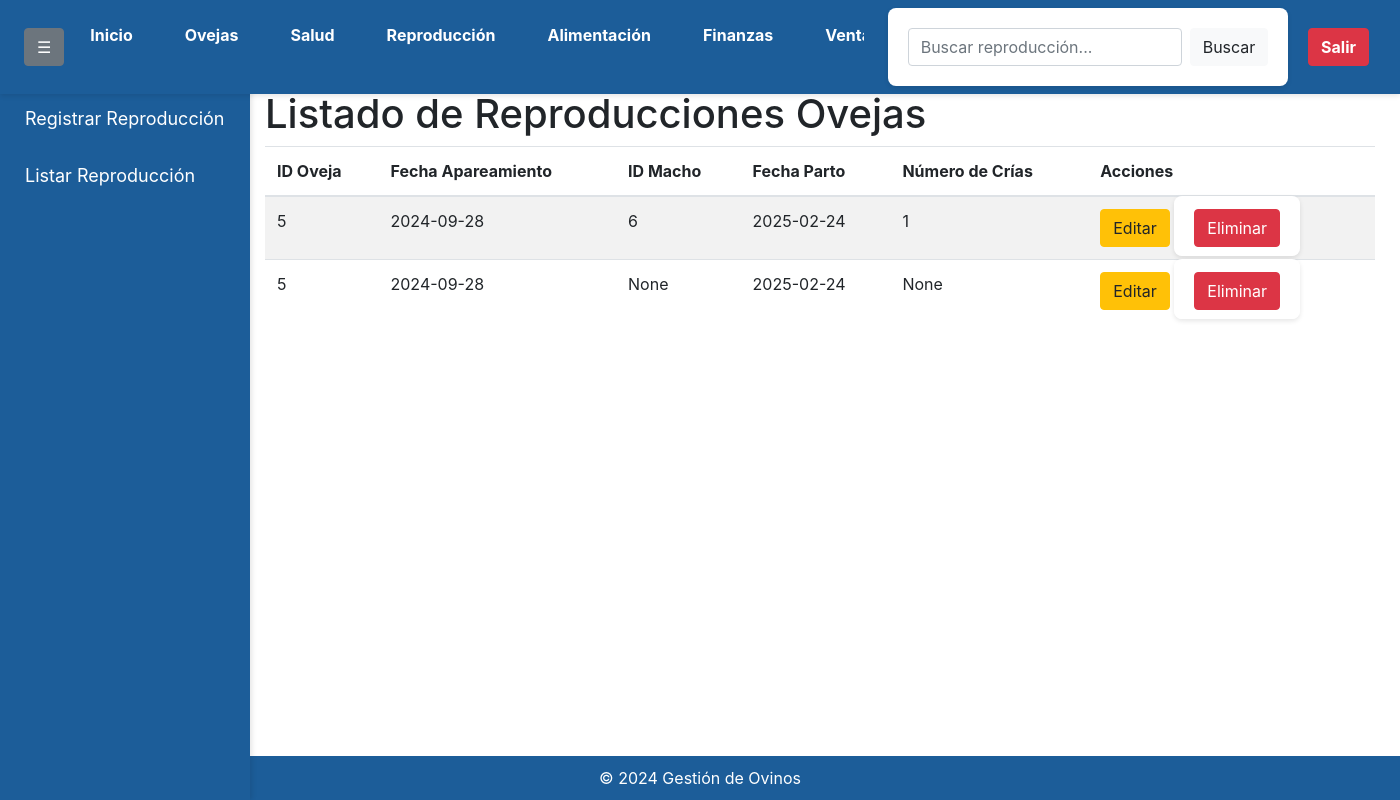
Page /listar_reproduccion (signed in) on the committed database.
### app/models.py (models this page shows)
class Reproduccion(db.Model):
    id = db.Column(db.Integer, primary_key=True)
    id_oveja = db.Column(db.Integer, db.ForeignKey('oveja.id'), nullable=False)
    fecha_apareamiento = db.Column(db.Date, nullable=False)
    id_macho = db.Column(db.Integer, db.ForeignKey('oveja.id'), nullable=True)
    fecha_parto = db.Column(db.Date, nullable=True)
    num_crias = db.Column(db.Integer, nullable=True)
    user_id = db.Column(db.Integer, db.ForeignKey('user.id'), nullable=False)
    oveja = db.relationship('Oveja', foreign_keys=[id_oveja], backref='reproducciones')
    macho = db.relationship('Oveja', foreign_keys=[id_macho], backref='reproducciones_macho')
    user = db.relationship('User', backref='reproducciones')

### app/routes.py (the view)
@app.route('/listar_reproduccion')
@login_required
def listar_reproduccion():
    search_query = request.args.get('search', '')  # Obtener el término de búsqueda desde la solicitud
    if search_query:
        reproducciones = Reproduccion.query.filter(
            (Reproduccion.id_oveja.contains(search_query)) |
            (Reproduccion.id_macho.contains(search_query)) |
            (Reproduccion.fecha_apareamiento.contains(search_query)) |
            (Reproduccion.fecha_parto.contains(search_query))
        ).filter_by(user_id=current_user.id).all()
    else:
        reproducciones = Reproduccion.query.filter_by(user_id=current_user.id).all()
    return render_template('listar_reproduccion.html', reproducciones=reproducciones)

### app/__init__.py (called while the page is built)
@login_manager.user_loader
def load_user(user_id):
    return User.query.get(int(user_id))

### app/templates/listar_reproduccion.html (shortened to what this page needs)
<!DOCTYPE html>
<html lang="es">
<head>
    <link rel="stylesheet" href="{{ url_for('static', filename='styles.css') }}">
    <link rel="stylesheet" href="https://maxcdn.bootstrapcdn.com/bootstrap/4.5.2/css/bootstrap.min.css">
</head>
<body>
    <nav class="navbar navbar-expand-lg navbar-light" style="background-color: #1c5d99;">
        <div class="collapse navbar-collapse" id="navbarNav">
            <button class="btn btn-secondary ml-2" id="toggleSidebar">☰</button>
            <ul class="navbar-nav mr-auto">
                <li class="nav-item">
                    <a class="nav-link text-white" href="{{ url_for('index') }}">Inicio</a>
                </li>
                <li class="nav-item">
                    <a class="nav-link text-white" href="{{ url_for('oveja') }}">Ovejas</a>
                </li>
                <li class="nav-item">
                    <a class="nav-link text-white" href="{{ url_for('salud') }}">Salud</a>
                </li>
                <li class="nav-item">
                    <a class="nav-link text-white" href="{{ url_for('reproduccion') }}">Reproducción</a>
                </li>
                <li class="nav-item">
                    <a class="nav-link text-white" href="{{ url_for('alimentacion') }}">Alimentación</a>
                </li>
                <li class="nav-item">
                    <a class="nav-link text-white" href="{{ url_for('finanzas') }}">Finanzas</a>
                </li>
                <li class="nav-item">
                    <a class="nav-link text-white" href="{{ url_for('venta') }}">Ventas</a>
                </li>
            </ul>
            <form class="form-inline my-2 my-lg-0" method="GET" action="{{ url_for('listar_reproduccion') }}">
                <input class="form-control mr-sm-2" type="search" name="search" placeholder="Buscar reproducción..." aria-label="Search" value="{{ request.args.get('search', '') }}">
                <button class="btn btn-light my-2 my-sm-0" type="submit">Buscar</button>
            </form>
            <a href="{{ url_for('logout') }}" class="btn btn-danger ml-2">Salir</a>
        </div>
    </nav>
    <div class="sidebar" id="sidebar">
        <ul class="nav flex-column">
            <li class="nav-item">
                <a class="nav-link text-white" href="{{ url_for('registrar_reproduccion') }}">Registrar Reproducción</a>
            </li>
            <li class="nav-item">
                <a class="nav-link text-white" href="{{ url_for('listar_reproduccion') }}">Listar Reproducción</a>
            </li>
        </ul>
    </div>
    <div class="container mt-3">
        <h1 style="margin-top: 70px;">Listado de Reproducciones Ovejas</h1>
        <table class="table table-striped">
            <thead>
                <tr>
                    <th>ID Oveja</th>
                    <th>Fecha Apareamiento</th>
                    <th>ID Macho</th>
                    <th>Fecha Parto</th>
                    <th>Número de Crías</th>
                    <th>Acciones</th>
                </tr>
            </thead>
            <tbody>
                {% for reproduccion in reproducciones %}
                <tr>
                    <td>{{ reproduccion.id_oveja }}</td>
                    <td>{{ reproduccion.fecha_apareamiento.strftime('%Y-%m-%d') }}</td>
                    <td>{{ reproduccion.id_macho }}</td>
                    <td>{{ reproduccion.fecha_parto.strftime('%Y-%m-%d') }}</td>
                    <td>{{ reproduccion.num_crias }}</td>
                    <td>
                        <a href="{{ url_for('editar_reproduccion', id=reproduccion.id) }}" class='btn btn-warning'>Editar</a>
                        <form action="{{ url_for('eliminar_reproduccion', id=reproduccion.id) }}" method="POST" style="display:inline;">
                            <button type="submit" class="btn btn-danger" onclick="return confirm('¿Estás seguro de que deseas eliminar este registro de reproducción?');">Eliminar</button>
                        </form>
                    </td>
                </tr>
                {% endfor %}
            </tbody>
        </table>
    </div>
    <footer class="text-center mt-4">
        &copy; 2024 Gestión de Ovinos
    </footer>
</body>
</html>

### app/static/styles.css (style rules this page uses)
body { font-family: 'Arial', sans-serif; background-color: #f0f2f5; color: #333; margin: 0; padding: 0; padding-top: 20px; }
.navbar { background-color: #1c5d99; padding: 10px 20px; text-align: center; box-shadow: 0 2px 5px rgba(0, 0, 0, 0.1); position: fixed; top: 0; left: 0; width: 100%; z-index: 1000; }
.navbar a { color: #ffffff; text-decoration: none; margin: 0 15px; font-weight: bold; }
.sidebar { height: calc(100vh - 35px); width: 250px; position: fixed; top: 35px; right: 0; background-color: #1c5d99; padding-top: 20px; box-shadow: 2px 0 5px rgba(0, 0, 0, 0.1); overflow-y: auto; z-index: 900; }
.sidebar a { padding: 15px 25px; text-decoration: none; font-size: 18px; color: #ffffff; display: block; transition: 0.3s; }
form { max-width: 500px; margin: 20px auto; padding: 20px; background-color: #ffffff; border-radius: 8px; box-shadow: 0 2px 5px rgba(0, 0, 0, 0.1); }
.btn { display: inline-block; padding: 10px 15px; background-color: #1c5d99; color: white; text-decoration: none; border-radius: 5px; font-weight: bold; text-align: center; }
footer { background-color: #1c5d99; color: white; text-align: center; padding: 10px; position: fixed; bottom: 0; width: calc(100%); right: 0; z-index: 850; }

### app/templates/listar_reproduccion.html (style rules this page uses)
.sidebar { height: calc(100% - 70px); width: 250px; position: fixed; top: 70px; left: 0; background-color: #1c5d99; transition: margin-left 0.3s; }
.container { margin-left: 250px; transition: margin-left 0.3s; }
.navbar { padding: 0.5rem 0.5rem; position: fixed; width: 100%; z-index: 1000; }
.navbar-nav .nav-item { margin: 0 3px; }
.navbar { padding: 0.5rem 1rem; }
.navbar-nav { max-width: 800px; overflow-x: auto; }

### rows in the picture
Reproduccion: id_oveja "5", fecha_apareamiento "2024-09-28", id_macho "6", fecha_parto "2025-02-24", num_crias "1"
Reproduccion: id_oveja "5", fecha_apareamiento "2024-09-28", id_macho "None", fecha_parto "2025-02-24", num_crias "None"
